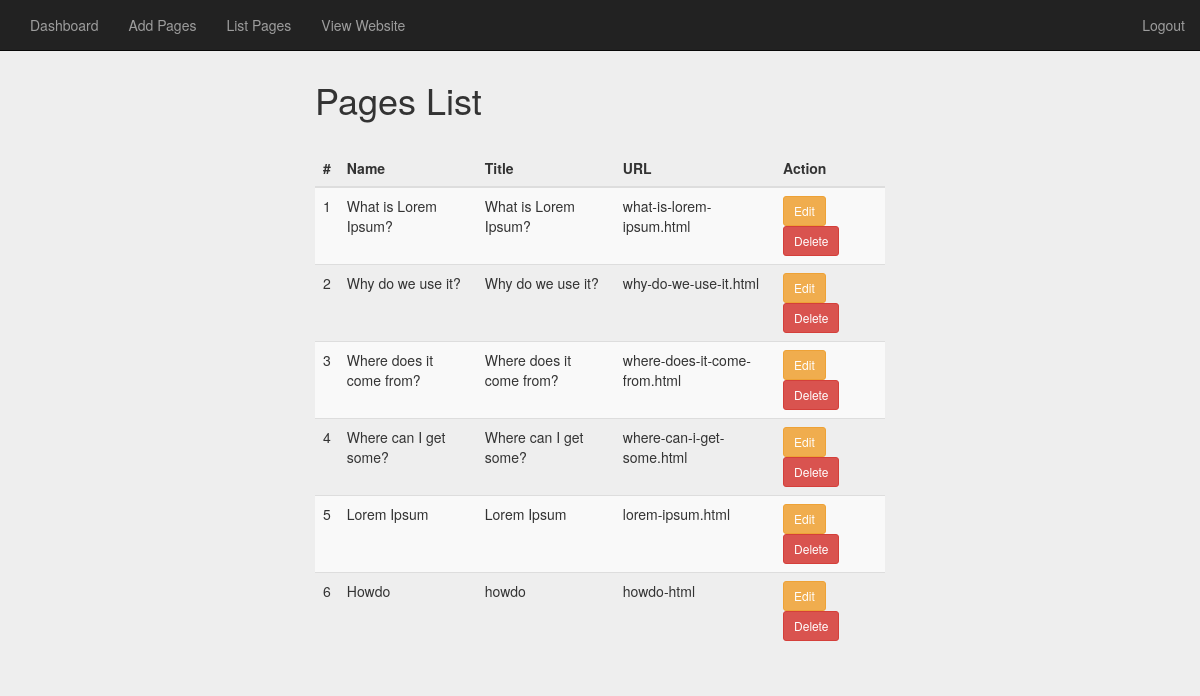
Screenshot of /admin/manage-pages.php (signed in) with the database file from the repository.
### tables this page shows
CREATE TABLE `webpages` (
  `id` int(9) NOT NULL,
  `Title` varchar(255) NOT NULL,
  `URL` varchar(255) NOT NULL,
  `Keywords` varchar(150) NOT NULL,
  `Description` varchar(250) DEFAULT NULL,
  `PageDetails` longtext DEFAULT NULL,
  `PageName` varchar(90) DEFAULT NULL,
  `PageType` int(3) DEFAULT NULL
);

### admin/pages/pageClass.php (called while the page is built, shortened)
<?php
class pagesClass extends connectionClass{
    public function listPages(){
        $list="select * from webpages Order By Id ";
        $result=  $this->query($list);
        $count=  $result->num_rows;
        if($count < 1){}else{
            while($row= $result->fetch_array(3)){
                $arr[]= $row;
            }
            return $arr;
        }
    }
}

### admin/manage-pages.php (the view, shortened to what this page needs)
<?php include_once './inc/header.php';
include_once 'pages/pageClass.php';
$pageClass=new pagesClass();
$pageList=$pageClass->listPages();
?>
    <div class="container-fluid">
      <div class="row">
        <div class="col-sm-6 col-sm-offset-3 col-md-6 col-md-offset-3 main">
          <h1 class="page-header">Pages List</h1>
          <div class="table-responsive">
            <table class="table table-striped">
              <thead>
                <tr>
                  <th>#</th>
                  <th>Name</th>
                  <th>Title</th>
                  <th>URL</th>
                  <th>Action</th>
                </tr>
              </thead>
              <tbody>
                  <?php
                  $i=1;
                    if(count($pageList)){
                        foreach ($pageList as $value) {
                            echo "<tr>
                                <td>$i</td>
                                <td>$value[PageName]</td>
                                <td>$value[Title]</td>
                                <td>$value[URL]</td>
                                <td><a class='btn btn-warning btn-sm' href='edit-pages.php?eid=$value[id]'>Edit</a>&nbsp;&nbsp;&nbsp;
                  <form action='$_SERVER[PHP_SELF]' method=post>
<input type=hidden value='$value[id]' name='did' id='did'>
<input type=submit name=delete value=Delete class='btn btn-danger btn-sm'></form></td>
                                </tr>";
                            $i++;
                        }
                    }
                  ?>
              </tbody>
            </table>
          </div>
        </div>
      </div>
    </div>
  </body>
</html>

### admin/inc/header.php (shortened to what this page needs)
<!DOCTYPE html>
<html lang="en">
  <head>
    <link rel="stylesheet" href="../css/bootstrap.min.css" type="text/css">
    <link rel="stylesheet" href="../css/signin.css" type="text/css">
    <link href="https://maxcdn.bootstrapcdn.com/font-awesome/4.7.0/css/font-awesome.min.css" rel="stylesheet" type="text/css" />
  </head>
  <body>
<nav class="navbar navbar-inverse navbar-fixed-top">
      <div class="container-fluid">
        <div id="navbar" class="navbar-collapse collapse">
          <ul class="nav navbar-nav navbar-left">
            <li><a href="dashboard.php">Dashboard</a></li>
            <li><a href="add-pages.php">Add Pages</a></li>
            <li><a href="manage-pages.php">List Pages</a></li>
            <li><a href="../index.php">View Website</a></li>
          </ul>
            <ul class="nav navbar-nav navbar-right">
            <li><a href="../index.php">Logout</a></li>
          </ul>
        </div>
      </div>
    </nav>

### css/signin.css (style rules this page uses)
body { padding-top: 40px; padding-bottom: 40px; background-color: #eee; }

### admin/inc/header.php (style rules this page uses)
form { display:inline-block }

### rows the page displays
webpages: PageName "What is Lorem Ipsum?", Title "What is Lorem Ipsum?", URL "what-is-lorem-ipsum.html"
webpages: PageName "Why do we use it?", Title "Why do we use it?", URL "why-do-we-use-it.html"
webpages: PageName "Where does it come from?", Title "Where does it come from?", URL "where-does-it-come-from.html"
webpages: PageName "Where can I get some?", Title "Where can I get some?", URL "where-can-i-get-some.html"
webpages: PageName "Lorem Ipsum", Title "Lorem Ipsum", URL "lorem-ipsum.html"
webpages: PageName "Howdo", Title "howdo", URL "howdo-html"
